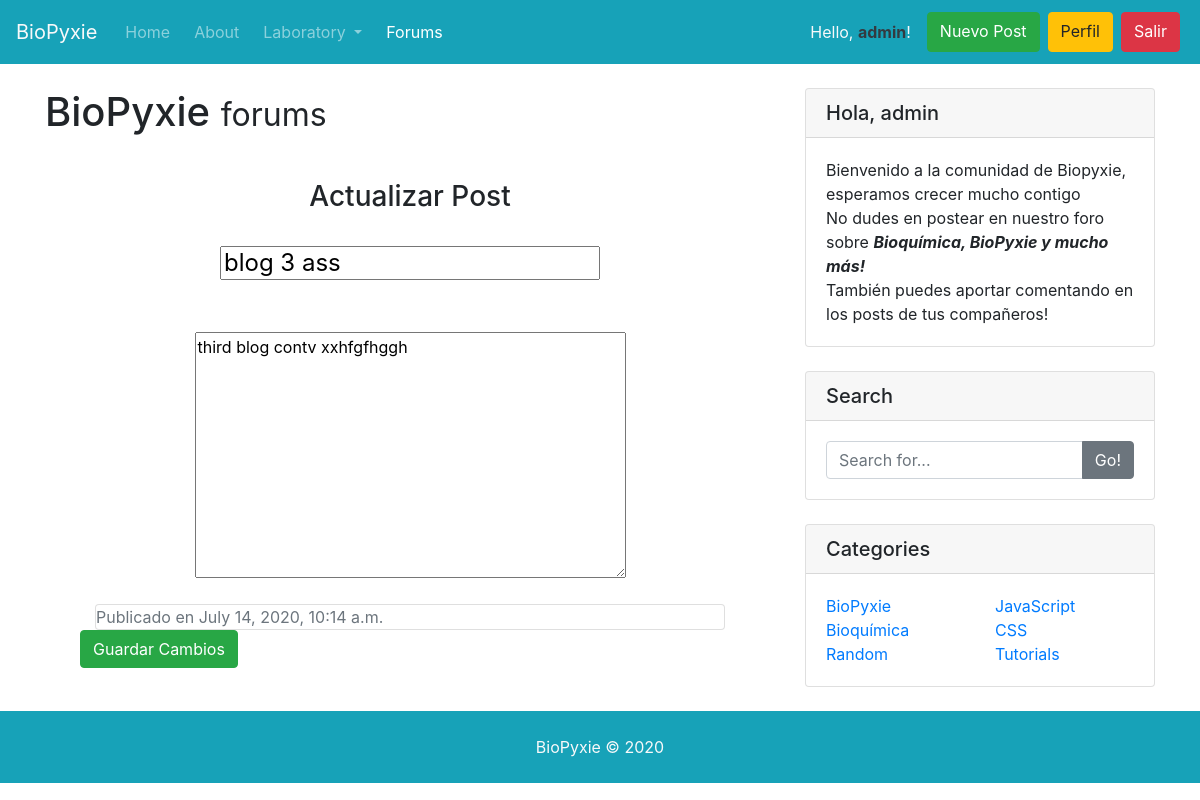
The app's page /forum/post/3/update (signed in) with its own data.
### forum/models.py (models this page shows, shortened)
class Post(models.Model):
    title = models.CharField(max_length=100)
    content = models.TextField(max_length=1000)
    date_posted = models.DateTimeField(default=timezone.now)
    author = models.ForeignKey(User, on_delete=models.CASCADE)

### forum/views.py (the view, shortened to what this page needs)
# urls.py: path('post/<int:pk>/update',PostUpdateView.as_view(),name='post-update'),
class PostUpdateView(LoginRequiredMixin, UserPassesTestMixin, UpdateView):
    model = Post
    fields = ['title','content']
    def test_func(self):
        post = self.get_object()
        if self.request.user == post.author:
            return True
        return False

### templates/forum/post_form.html (shortened to what this page needs)
{% extends 'forum/forumtemplate.html' %}
{% block box %}
<div class="container">
  <form method="POST">
    <div class="card-body">
      <div class="container">
        <h3 class="card-title text-center">
          {% if not post.author == user %}Crear un nuevo Post
          {% else %}Actualizar Post{% endif %}
        </h3>
        <div class="card-body">
          <h4 class="card-title text-center">
            {{form.title}}
          </h4>
        </div>
        <div class="card-body">
          <p class="card-text text-center">{{form.content}}</p>
        </div>
        <div class="card footer text-muted">
          Publicado en {{post.date_posted}}
        </div>
      </div>
      <div class="form-group">
        <button class="btn btn-success" type="submit">{% if not post.author == user %}Publicar
          {% else %}Guardar Cambios{% endif %}</button>
      </div>
    </div>
  </form>
</div>
{% endblock box %}

### templates/forum/forumtemplate.html
{% extends 'forum/forum.html' %}
{% block content %}
<div class="container">
  <div class="row">
    <div class="col-md-8">
      <h1 class="my-4">BioPyxie
        <small>forums</small>
      </h1>
      {% block box %}
      {% endblock box %}
    </div>
    <div class="col-md-4">
      <div class="card my-4">
        <h5 class="card-header">Hola, {{user.username}}</h5>
        <div class="card-body">
          Bienvenido a la comunidad de Biopyxie, esperamos crecer mucho contigo <br>
          No dudes en postear en nuestro foro sobre <i><b>Bioquímica, BioPyxie y mucho más!</b></i><br>También puedes aportar comentando en los posts de tus compañeros!
        </div>
      </div>
      <div class="card my-4">
        <h5 class="card-header">Search</h5>
        <div class="card-body">
          <div class="input-group">
            <input type="text" class="form-control" placeholder="Search for...">
            <span class="input-group-append">
              <button class="btn btn-secondary" type="button">Go!</button>
            </span>
          </div>
        </div>
      </div>
      <div class="card my-4">
        <h5 class="card-header">Categories</h5>
        <div class="card-body">
          <div class="row">
            <div class="col-lg-6">
              <ul class="list-unstyled mb-0">
                <li>
                  <a href="#">BioPyxie</a>
                </li>
                <li>
                  <a href="#">Bioquímica</a>
                </li>
                <li>
                  <a href="#">Random</a>
                </li>
              </ul>
            </div>
            <div class="col-lg-6">
              <ul class="list-unstyled mb-0">
                <li>
                  <a href="#">JavaScript</a>
                </li>
                <li>
                  <a href="#">CSS</a>
                </li>
                <li>
                  <a href="#">Tutorials</a>
                </li>
              </ul>
            </div>
          </div>
        </div>
      </div>
    </div>
  </div>
</div>
{% endblock content %}

### templates/forum/forum.html (shortened to what this page needs)
<!doctype html>
<html lang="en">
<head>
  <link rel="stylesheet" href="https://stackpath.bootstrapcdn.com/bootstrap/4.5.0/css/bootstrap.min.css">
</head>
<body>
  <nav class="navbar navbar-expand-lg navbar-dark bg-info">
    <a class="navbar-brand text-light" href="/">BioPyxie</a>
    <div class="collapse navbar-collapse" id="navbarSupportedContent">
      <ul class="navbar-nav mr-auto">
        <li class="nav-item m-1">
          <a class="nav-link" href="/">Home</a>
        </li>
        <li class="nav-item m-1">
          <a class="nav-link" href="/about">About</a>
        </li>
        <li class="nav-item dropdown m-1">
          <a class="nav-link dropdown-toggle" href="/lab" id="navbarDropdown" role="button" data-toggle="dropdown" aria-haspopup="true" aria-expanded="false">
            Laboratory
          </a>
        </li>
        <li class="nav-item m-1">
          <a class="nav-link active" href="/forum">Forums<span class="sr-only">(current)</span></a>
        </li>
      </ul>
      <ul class="navbar-nav">
        {% if user.is_authenticated %}
        <span class="nav-link text-light m-1">Hello, <b class="text-dark">{{ request.user }}</b>!</span>
        <a class="btn btn-success m-1" href="/forum/post/new">Nuevo Post</a>
        <a class="btn btn-warning m-1" href="{% url 'profile' %}">Perfil</a>
        <a class="btn btn-danger m-1" href="{% url 'logout' %}">Salir</a>
        {% endif %}
      </ul>
    </div>
  </nav>
  {% block content %}
  {% endblock content %}
  <div class="py-4 bg-info">
    <div>
      <p class="m-0 text-center text-light">BioPyxie &copy; 2020</p>
    </div>
  </div>
</body>
</html>

### records on screen
Post: title "blog 3 ass", content "third blog contv xxhfgfhggh", date_posted "July 14, 2020, 10:14 a.m."

### other values on screen
{{ request.user }} "admin"
{{ user.username }} "admin"
